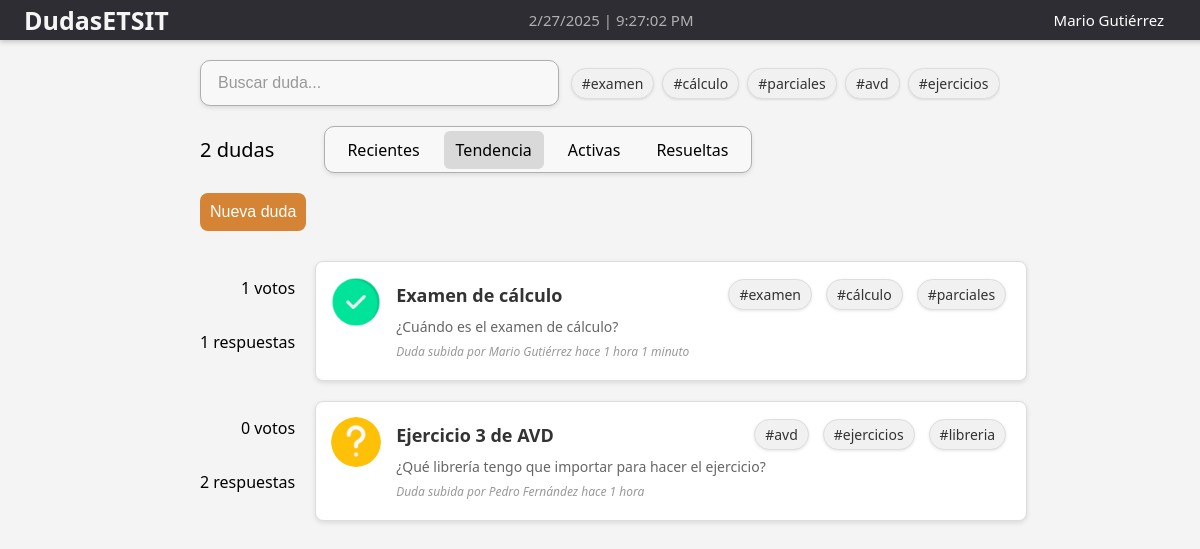
The app's page /3ºGISD/home?sort_field=tendencia&q= (signed in) with its own data.
### app.py (models this page shows, shortened)
class User(UserMixin, db.Model):
    __tablename__ = 'user'
    id = db.Column(db.Integer, primary_key=True)
    username = db.Column(db.String(150), unique=True, nullable=False)
    password = db.Column(db.LargeBinary, nullable=False)
    email = db.Column(db.String(150), unique=True, nullable=False)
    messages = db.relationship('Message', backref=db.backref('user', lazy=True))
    group_id = db.Column(db.Integer, db.ForeignKey('group.id'), nullable=False)
    issues = db.relationship('Issue', backref=db.backref('user', lazy=True))

class Tag(db.Model):
    __tablename__ = 'tag'
    id = db.Column(db.Integer, primary_key=True)
    name = db.Column(db.String(100), unique=True, nullable=False)
    issues = db.relationship('Issue', secondary='issue_tags', backref=db.backref('tags', lazy=True))

class Issue(db.Model):
    __tablename__ = 'issue'
    id = db.Column(db.Integer, primary_key=True)
    title = db.Column(db.String(150), nullable=False)
    description = db.Column(db.String(500))
    created_at = db.Column(db.DateTime, default=datetime.now())
    modified_at = db.Column(db.DateTime, default=datetime.now())
    resolved = db.Column(db.Boolean, default=False)
    user_id = db.Column(db.Integer, db.ForeignKey('user.id'), nullable=False)
    group_id = db.Column(db.Integer, db.ForeignKey('group.id'), nullable=False)
    votes = db.Column(db.Integer, default=0)
    voters = db.relationship('User', secondary='issue_votes', backref=db.backref('voted_issues', lazy=True))
    @property
    def time_since_created(self):
        now = datetime.now()
        delta = relativedelta(now, self.created_at)
        time_str = ""
        if delta.years > 0:
            time_str += f"{delta.years} año{'s' if delta.years > 1 else ''} "
        if delta.months > 0:
            time_str += f"{delta.months} mes{'es' if delta.months > 1 else ''} "
        if delta.days > 0:
            time_str += f"{delta.days} día{'s' if delta.days > 1 else ''} "
        if delta.hours > 0:
            time_str += f"{delta.hours} hora{'s' if delta.hours > 1 else ''} "
        if delta.minutes > 0:
            time_str += f"{delta.minutes} minuto{'s' if delta.minutes > 1 else ''} "
        if delta.seconds > 0 and time_str == "":
            time_str += f"{delta.seconds} segundo{'s' if delta.seconds > 1 else ''}"
        if time_str == "":
            return "muy poco"
        return f"{time_str.strip()}"

### app.py (the view, shortened to what this page needs)
@app.route('/<group>/home', methods=['GET', 'POST'])
@login_required
def home(group):
    query = request.args.get('q', '').strip()
    sort_field = request.args.get('sort_field', 'recientes')
    group_id = Group.query.filter_by(name=group).first().id
    base_query = Issue.query.filter(
        Issue.group_id == group_id,
        or_(
            Issue.title.ilike(f"%{query}%"),
            Issue.description.ilike(f"%{query}%"),
            Issue.tags.any(Tag.name.ilike(f"%{query}%"))
        )
    )
    if sort_field == 'recientes':
        issues = base_query.order_by(Issue.created_at.desc()).all()
    elif sort_field == 'tendencia':
        issues = base_query.order_by(Issue.votes.desc(), Issue.created_at.desc()).all()
    elif sort_field == 'activas':
        latest_message = aliased(Message)
        issues = base_query.join(latest_message, latest_message.issue_id == Issue.id).order_by(desc(latest_message.created_at)).filter(Issue.resolved == False).all()
    elif sort_field == 'resueltas':
        issues = base_query.filter(Issue.resolved == True).order_by(Issue.created_at.desc()).all()
    else:
        issues = base_query.all()
    num_messages = {}
    tags = {}
    issues_unfiltered = db.session.query(Issue).all()
    for issue in issues_unfiltered:
        messages = Message.query.filter_by(issue_id=issue.id).all()
        num_messages[issue.id] = len(messages)
        for tag in issue.tags:
            if tag in tags.keys():
                tags[tag] += 1
            else:
                tags[tag] = 1
    tags = dict(sorted(tags.items(), key=lambda item: item[1], reverse=True))
    return render_template('home.html', sort_field=sort_field, group=group, issues=issues, num_messages=num_messages, tags=tags, query=query)

### app.py (called while the page is built)
@login_manager.user_loader
def load_user(user_id):
    return User.query.get(int(user_id))

### templates/home.html (shortened to what this page needs)
<!DOCTYPE html>
<html>
<head>
</head>
<body>
    <div class="top-bar">
        <h3 onclick="window.location.href='{{ url_for('home', group=group) }}'" class="title">DudasETSIT</h3>
        <div class="date-time" id="date-time"></div>
        <div class="user-info">
            <span class="username" id="username">{{ current_user.username }}</span>
        </div>
    </div>
    <div class="search-area">
        <div class="search-bar">
            <input type="text" placeholder="Buscar duda..." id="search-input">
        </div>
        <div class="tags">
            {% for tag in tags %}
            <span class="tag">#{{ tag.name }}</span>
            {% endfor %}
        </div>
    </div>
    <div class="filters">
        <p class="issues-number">{{ issues|length }} dudas</p>
        <div class="filters-container">
            <p class="{{ 'active' if sort_field == 'recientes' else '' }}" onclick="window.location.href='{{ url_for('home', group=group, sort_field='recientes', q=query) }}'">Recientes</p>
            <p class="{{ 'active' if sort_field == 'tendencia' else '' }}" onclick="window.location.href='{{ url_for('home', group=group, sort_field='tendencia', q=query) }}'">Tendencia</p>
            <p class="{{ 'active' if sort_field == 'activas' else '' }}"onclick="window.location.href='{{ url_for('home', group=group, sort_field='activas', q=query) }}'">Activas</p>
            <p class="{{ 'active' if sort_field == 'resueltas' else '' }}" onclick="window.location.href='{{ url_for('home', group=group, sort_field='resueltas', q=query) }}'">Resueltas</p>
        </div>
    </div>
    <div class="new-issue">
        <button onclick="unleashForm()">Nueva duda</button>
    </div>
    <div class="issues-container">
        {% for issue in issues %}
            <div class="issue-container">
                <div id="rating">
                    <p id="votes-{{ issue.id }}">{{ issue.votes }} votos</p>
                    <p>{{ num_messages[issue.id] }} respuestas</p>
                </div>
                <div class="issue-item">
                    <img
                        src="{% if issue.resolved %}../static/resolved_true.png{% else %}../static/resolved_false.png{% endif %}"
                        alt="{% if issue.resolved %}Duda resuelta{% else %}Duda no resuelta{% endif %}"
                        class="issue-image">
                    <div class="issue-content">
                        <div class="issue-header">
                            <h3 onclick="joinRoom(this)" data-room="{{ issue.id }}">{{ issue.title }}</h3>
                            <div class="tags-container">
                                {% for tag in issue.tags %}
                                    <span class="tag">#{{ tag.name }}</span>
                                {% endfor %}
                            </div>
                        </div>
                        <p> {{ issue.description|safe }} </p>
                        <p><i>Duda subida por {{ issue.user.username }} hace {{ issue.time_since_created }}</i></p>
                    </div>
                </div>
            </div>
        {% endfor %}
    </div>
</body>
</html>

### templates/home.html (style rules this page uses)
body { font-family: 'Segoe UI', Tahoma, Geneva, Verdana, sans-serif; background-color: #f4f4f4; margin: 0; padding: 0; }
.top-bar { display: flex; justify-content: space-between; align-items: center; background-color: #2d2d33; color: #f5f5f5; position: fixed; top: 0; width: 100%; height: 40px; z-index: 8; left: 0; padding: 0 2%; box-shadow: 0 2px 5px rgba(0, 0, 0, 0.2); }
.title { font-size: 25px; font-weight: bold; cursor: pointer; }
.date-time { font-size: 15px; color: #b0b0b0; }
.user-info { font-size: 15px; margin-right: 5%; position: relative; }
.user-info span { color: white; }
.search-area { display: flex; align-items: center; justify-content: flex-start; gap: 10px; margin-top: 60px; max-width: 800px; margin-left: auto; margin-right: auto; }
.search-bar { display: flex; align-items: center; width: 400px; border: 1px solid #b0afaf; border-radius: 10px; padding: 8px 12px; background-color: #f8f8f8; box-shadow: 0 2px 4px rgba(0, 0, 0, 0.1); transition: box-shadow 0.2s ease-in-out; }
.search-bar input { flex: 1; border: none; outline: none; background: transparent; font-size: 16px; padding: 5px; }
.search-bar input::placeholder { color: #999; }
.tags { overflow: hidden; white-space: nowrap; }
.tags .tag { text-overflow: ellipsis; }
.filters { margin-top: 10px; display: flex; gap: 50px; align-items: center; }
.issues-number { font-size: 20px; }
.filters-container { display: flex; gap: 12px; border: 1px solid #b0afaf; border-radius: 10px; height: 45px; padding: 0 10px; align-items: center; background-color: #f8f8f8; box-shadow: 0 2px 4px rgba(0, 0, 0, 0.1); transition: box-shadow 0.2s ease-in-out; }
.filters-container p { padding: 8px 12px; border-radius: 6px; transition: background-color 0.3s ease; }
.filters-container p.active { background-color: #dad9d9; }
.new-issue { margin-top: 10px; max-width: auto; margin-left: auto; margin-right: auto; }
.new-issue button { padding: 10px; background-color: #d48434; color: white; border: none; border-radius: 8px; font-size: 16px; cursor: pointer; transition: background 0.3s, transform 0.2s; }
.tag { display: inline-flex; align-items: center; background-color: #f1f1f1; padding: 5px 10px; margin: 2px; border-radius: 15px; font-size: 14px; box-shadow: 0 1px 3px rgba(0,0,0,0.1); }
.issues-container { display: flex; flex-direction: column; gap: 20px; padding: 20px; max-width: 800px; margin: 10px auto; }
.issue-container { display: flex; gap: 20px; }
#rating { display: flex; flex-direction: column; height: 80px; align-items: flex-end; width: 15%; white-space: nowrap; }
.issue-item { display: flex; align-items: flex-start; gap: 15px; border: 1px solid #ddd; padding: 15px; border-radius: 8px; background-color: white; box-shadow: 0 2px 5px rgba(0, 0, 0, 0.1); transition: transform 0.2s, box-shadow 0.2s; min-width: 85%; max-width: 85%; }
.issue-image { width: 50px; height: 50px; object-fit: cover; border-radius: 50%; }
.issue-content { flex: 1; max-width: 90%; word-wrap: break-word; overflow-wrap: break-word; }
.issue-header { display: flex; justify-content: space-between; align-items: center; gap: 20px; }
.tags-container { display: flex; gap: 10px; flex-wrap: wrap; }
.tag { background-color: #f1f1f1; padding: 5px 10px; border-radius: 20px; font-size: 14px; color: #333; border: 1px solid #ddd; }
.issue-content h3 { margin: 0; font-size: 18px; color: #333; cursor: pointer; transition: color 0.2s; }
.issue-content p { margin: 5px 0; color: #666; font-size: 14px; display: -webkit-box; -webkit-line-clamp: 2; -webkit-box-orient: vertical; overflow: hidden; text-overflow: ellipsis; }
.issue-content i { font-size: 12px; color: #999; }

### records on screen
User: username "Mario Gutiérrez"
Tag: name "examen"
Tag: name "cálculo"
Tag: name "parciales"
Tag: name "avd"
Tag: name "ejercicios"
Issue: votes "1", id "1", title "Examen de cálculo", description "¿Cuándo es el examen de cálculo?", user.username "Mario Gutiérrez", time_since_created "1 hora 1 minuto"
Issue: votes "0", id "2", title "Ejercicio 3 de AVD", description "¿Qué librería tengo que importar para hacer el ejercicio?", user.username "Pedro Fernández", time_since_created "1 hora"
Tag: name "libreria"

### other values on screen
{{ issues|length }} "2"
